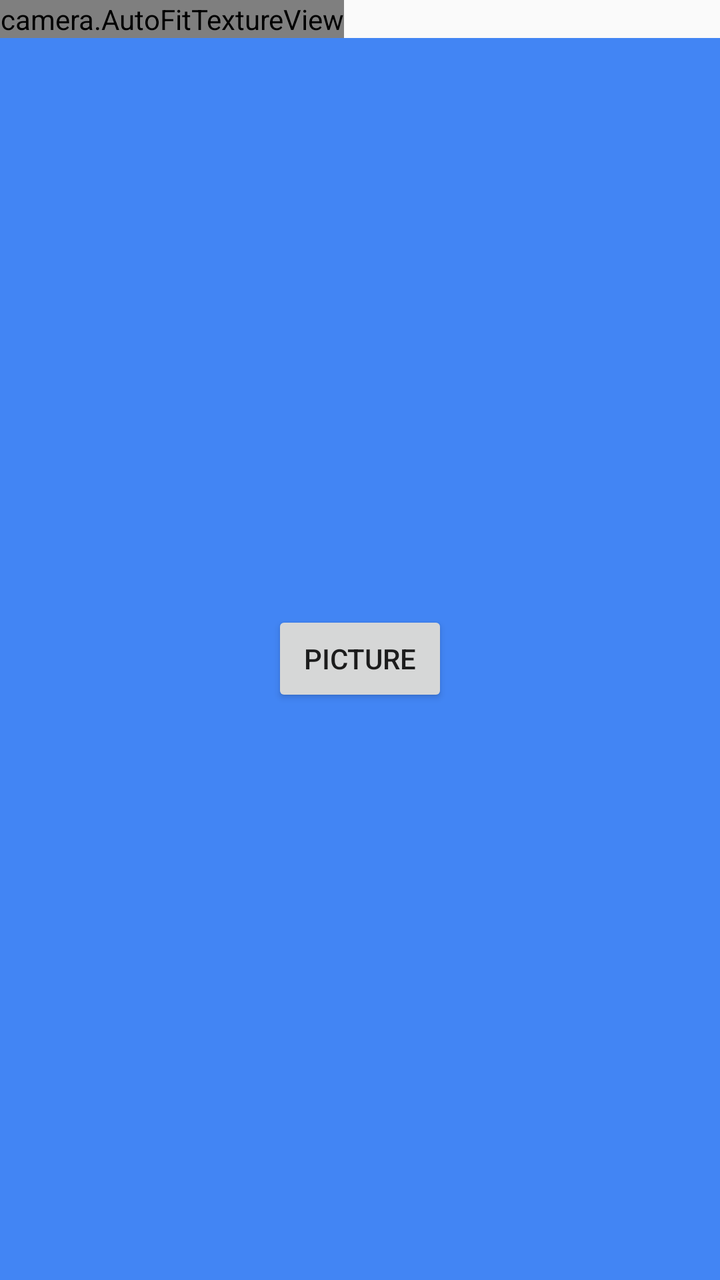
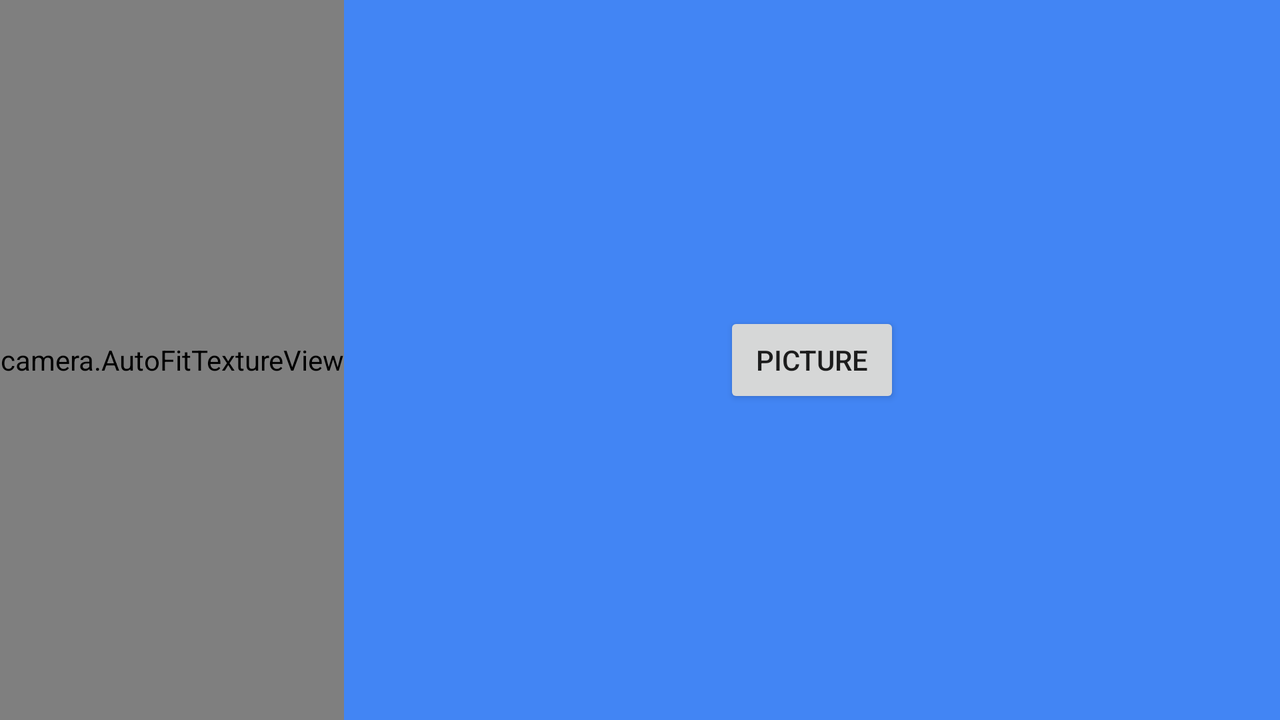

The same Android screen from two of the app's own layout files: first res/layout/ as a phone draws it, then the repository's variant for another configuration, drawn on a device whose configuration selects that folder. Both files follow.
<!-- AndroidManifest.xml: application theme AppTheme -->
<!-- res/layout/fragment_camera2_basic.xml -->
<?xml version="1.0" encoding="utf-8"?>
<RelativeLayout xmlns:android="http://schemas.android.com/apk/res/android"
    android:layout_width="match_parent"
    android:layout_height="match_parent">

    <camera.AutoFitTextureView
        android:id="@+id/texture"
        android:layout_width="wrap_content"
        android:layout_height="wrap_content"
        android:layout_alignParentStart="true"
        android:layout_alignParentTop="true" />

    <FrameLayout
        android:layout_width="match_parent"
        android:layout_height="wrap_content"
        android:layout_alignParentBottom="true"
        android:layout_alignParentStart="true"
        android:layout_below="@id/texture"
        android:background="#4285f4">

        <Button
            android:id="@+id/picture"
            android:layout_width="wrap_content"
            android:layout_height="wrap_content"
            android:layout_gravity="center"
            android:text="@string/picture" />

        <ImageButton
            android:id="@+id/info"
            android:contentDescription="@string/description_info"
            style="@android:style/Widget.Material.Light.Button.Borderless"
            android:layout_width="wrap_content"
            android:layout_height="wrap_content"
            android:layout_gravity="center_vertical|right"
            android:padding="20dp"
            android:src="@drawable/ic_action_info" />

    </FrameLayout>

</RelativeLayout>
<!-- resources referenced by this layout -->
<resources>
  <string name="description_info">Info</string>
  <string name="picture">Picture</string>
  <style name="AppTheme" parent="Theme.AppCompat.Light.DarkActionBar">
          <item name="android:windowActionBar">true</item>
          <item name="drawerArrowStyle">@style/DrawerArrowStyle</item>
      </style>
  <style name="DrawerArrowStyle" parent="Widget.AppCompat.DrawerArrowToggle">
          <item name="spinBars">true</item>
          <item name="color">@android:color/white</item>
      </style>
</resources>
<!-- res/layout-land/fragment_camera2_basic.xml (the repository's variant of the layout above) -->
<!-- drawn on the phone turned sideways -->
<?xml version="1.0" encoding="utf-8"?>
<RelativeLayout xmlns:android="http://schemas.android.com/apk/res/android"
    android:layout_width="match_parent"
    android:layout_height="match_parent">

    <camera.AutoFitTextureView
        android:id="@+id/texture"
        android:layout_width="wrap_content"
        android:layout_height="wrap_content"
        android:layout_alignParentBottom="true"
        android:layout_alignParentStart="true"
        android:layout_alignParentTop="true" />

    <FrameLayout
        android:layout_width="match_parent"
        android:layout_height="wrap_content"
        android:layout_alignParentBottom="true"
        android:layout_alignParentEnd="true"
        android:layout_alignParentTop="true"
        android:layout_below="@id/texture"
        android:layout_toRightOf="@id/texture"
        android:background="#4285f4"
        android:orientation="horizontal">

        <Button
            android:id="@+id/picture"
            android:layout_width="wrap_content"
            android:layout_height="wrap_content"
            android:layout_gravity="center"
            android:text="@string/picture" />

        <ImageButton
            android:id="@+id/info"
            style="@android:style/Widget.Material.Light.Button.Borderless"
            android:layout_width="wrap_content"
            android:layout_height="wrap_content"
            android:layout_gravity="center_horizontal|bottom"
            android:contentDescription="@string/description_info"
            android:padding="20dp"
            android:src="@drawable/ic_action_info" />


    </FrameLayout>

</RelativeLayout>
